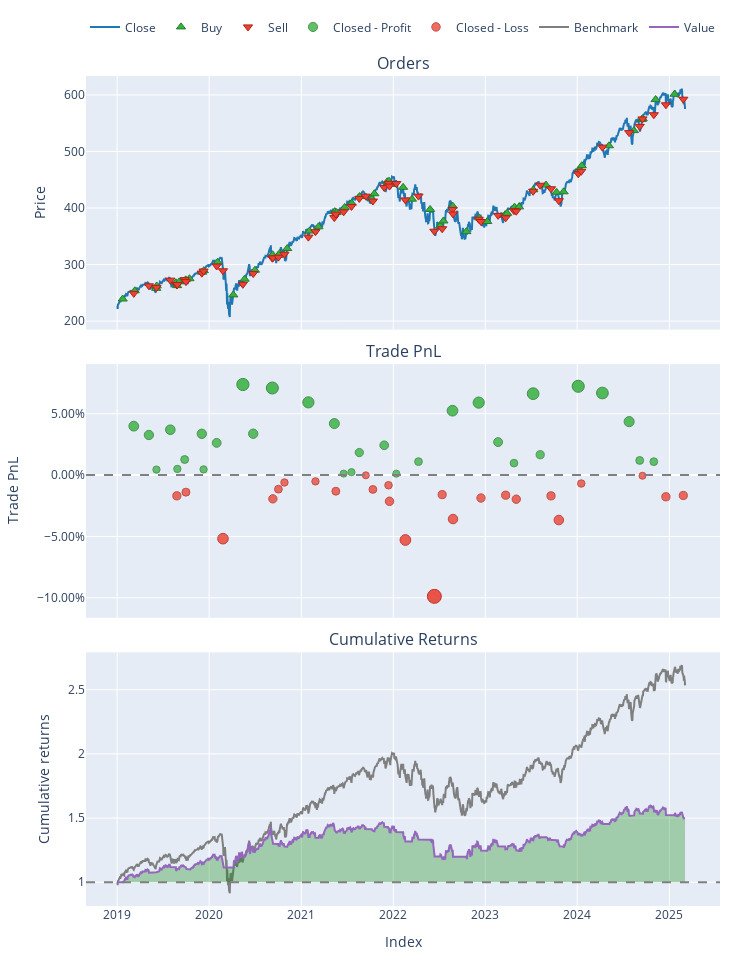

This figure's notebook cell:
### Code cell
import vectorbt as vbt

spy = spy_copy.dropna(subset=['Close_SPY'])
entries = spy_copy['Buy_Signal'].astype(bool)
exits = spy_copy['Sell_Signal'].astype(bool)

price = spy_copy['Close_SPY']
portfolio = vbt.Portfolio.from_signals(
    close=price,
    entries=entries,
    exits=exits,
    init_cash=100_000,
    fees=0.001
)

print(portfolio.stats())
portfolio.plot().show()

### Figure 1 — Plotly figure (JSON) as saved in the notebook; plotly's stock layout.template omitted (floating-point values rounded to 4 significant figures; data arrays with more than 128 entries replaced by an {"elided": "..."} marker saying what was removed)
{"data": [{"legendgroup": "0", "line": {"color": "#1f77b4"}, "name": "Close", "showlegend": true, "type": "scatter", "uid": "7dc81069-3992-4ded-8a7f-17ed569d891c", "x": {"elided": "1551 str values"}, "xaxis": "x", "y": {"elided": "1551 float values"}, "yaxis": "y"}, {"customdata": {"elided": "56x3 float values"}, "hovertemplate": "Order Id: %{customdata[0]}<br>Timestamp: %{x}<br>Price: %{y}<br>Size: %{customdata[1]:.6f}<br>Fees: %{customdata[2]:.6f}", "legendgroup": "1", "marker": {"color": "#37B13F", "line": {"color": "rgb(38,123,44)", "width": 1}, "size": 8, "symbol": "triangle-up"}, "mode": "markers", "name": "Buy", "type": "scatter", "uid": "39a3ec79-af32-431f-9dc4-23d2a95c1620", "x": ["2019-01-23T00:00:00", "2019-03-12T00:00:00", "2019-06-05T00:00:00", "2019-06-07T00:00:00", "2019-08-22T00:00:00", "2019-08-27T00:00:00", "2019-09-04T00:00:00", "2019-09-30T00:00:00", "2019-10-15T00:00:00", "2019-12-04T00:00:00", "2019-12-11T00:00:00", "2020-02-04T00:00:00", "2020-04-06T00:00:00", "2020-05-21T00:00:00", "2020-07-01T00:00:00", "2020-09-09T00:00:00", "2020-10-01T00:00:00", "2020-10-07T00:00:00", "2020-11-06T00:00:00", "2021-02-02T00:00:00", "2021-03-10T00:00:00", "2021-05-14T00:00:00", "2021-05-21T00:00:00", "2021-06-22T00:00:00", "2021-07-20T00:00:00", "2021-08-20T00:00:00", "2021-10-08T00:00:00", "2021-10-18T00:00:00", "2021-12-08T00:00:00", "2021-12-15T00:00:00", "2021-12-21T00:00:00", "2022-02-09T00:00:00", "2022-03-16T00:00:00", "2022-05-27T00:00:00", "2022-07-06T00:00:00", "2022-07-19T00:00:00", "2022-08-25T00:00:00", "2022-10-18T00:00:00", "2022-12-08T00:00:00", "2023-01-09T00:00:00", "2023-03-21T00:00:00", "2023-03-29T00:00:00", "2023-04-27T00:00:00", "2023-05-15T00:00:00", "2023-07-11T00:00:00", "2023-08-30T00:00:00", "2023-10-11T00:00:00", "2023-11-08T00:00:00", "2024-01-08T00:00:00", "2024-01-19T00:00:00", "2024-05-06T00:00:00", "2024-08-13T00:00:00", "2024-09-13T00:00:00", "2024-09-17T00:00:00", "2024-11-07T00:00:00", "2025-01-21T00:00:00"], "xaxis": "x", "y": [239.0, 253.5, 257.8, 262.1, 267.7, 262.7, 269.2, 273.0, 274.9, 286.5, 289.2, 304.2, 246.3, 274.2, 290.0, 317.3, 316.0, 319.5, 328.3, 359.3, 366.8, 393.5, 392.0, 401.0, 408.6, 420.2, 416.3, 425.2, 446.4, 447.5, 441.8, 436.6, 415.6, 397.5, 368.4, 377.1, 403.3, 358.2, 382.5, 376.1, 388.3, 390.6, 401.4, 402.0, 432.3, 440.6, 427.8, 428.7, 467.2, 474.9, 510.1, 537.0, 556.7, 557.8, 591.8, 601.2], "yaxis": "y"}, {"customdata": {"elided": "56x3 float values"}, "hovertemplate": "Order Id: %{customdata[0]}<br>Timestamp: %{x}<br>Price: %{y}<br>Size: %{customdata[1]:.6f}<br>Fees: %{customdata[2]:.6f}", "legendgroup": "2", "marker": {"color": "#EA4335", "line": {"color": "rgb(181,31,18)", "width": 1}, "size": 8, "symbol": "triangle-down"}, "mode": "markers", "name": "Sell", "type": "scatter", "uid": "1df7294c-b282-481b-81f1-7a2ced09bd8f", "x": ["2019-03-08T00:00:00", "2019-05-07T00:00:00", "2019-06-06T00:00:00", "2019-07-31T00:00:00", "2019-08-26T00:00:00", "2019-08-28T00:00:00", "2019-09-26T00:00:00", "2019-10-01T00:00:00", "2019-12-03T00:00:00", "2019-12-10T00:00:00", "2020-01-31T00:00:00", "2020-02-25T00:00:00", "2020-05-14T00:00:00", "2020-06-24T00:00:00", "2020-09-08T00:00:00", "2020-09-10T00:00:00", "2020-10-02T00:00:00", "2020-10-26T00:00:00", "2021-01-29T00:00:00", "2021-02-26T00:00:00", "2021-05-12T00:00:00", "2021-05-18T00:00:00", "2021-06-18T00:00:00", "2021-07-19T00:00:00", "2021-08-19T00:00:00", "2021-09-14T00:00:00", "2021-10-12T00:00:00", "2021-11-26T00:00:00", "2021-12-13T00:00:00", "2021-12-17T00:00:00", "2022-01-13T00:00:00", "2022-02-18T00:00:00", "2022-04-11T00:00:00", "2022-06-13T00:00:00", "2022-07-14T00:00:00", "2022-08-24T00:00:00", "2022-08-26T00:00:00", "2022-12-06T00:00:00", "2022-12-15T00:00:00", "2023-02-21T00:00:00", "2023-03-23T00:00:00", "2023-04-25T00:00:00", "2023-05-04T00:00:00", "2023-07-10T00:00:00", "2023-08-07T00:00:00", "2023-09-19T00:00:00", "2023-10-20T00:00:00", "2024-01-05T00:00:00", "2024-01-17T00:00:00", "2024-04-10T00:00:00", "2024-07-25T00:00:00", "2024-09-05T00:00:00", "2024-09-16T00:00:00", "2024-10-31T00:00:00", "2024-12-18T00:00:00", "2025-02-25T00:00:00"], "xaxis": "x", "y": [249.0, 262.4, 259.5, 272.3, 263.7, 264.5, 273.2, 269.7, 284.7, 288.4, 297.4, 289.0, 265.0, 284.0, 311.2, 311.8, 313.0, 318.2, 348.5, 358.1, 383.0, 389.2, 393.3, 402.8, 416.9, 421.0, 412.3, 436.4, 443.6, 438.8, 443.2, 414.3, 421.1, 358.9, 363.3, 397.6, 389.6, 380.1, 376.1, 387.0, 382.7, 395.3, 394.3, 429.5, 440.3, 434.0, 412.9, 460.6, 464.9, 507.7, 533.4, 544.5, 557.6, 565.0, 582.6, 592.5], "yaxis": "y"}, {"customdata": [[0, 0, 3987.0, 0.03991], [1, 1, 3397.0, 0.0327], [2, 2, 482.3, 0.004496], [3, 3, 3986.0, 0.03699], [5, 5, 553.1, 0.005035], [6, 6, 1404.0, 0.01272], [8, 8, 3712.0, 0.03366], [9, 9, 528.8, 0.00464], [10, 10, 3006.0, 0.02625], [12, 12, 8228.0, 0.07385], [13, 13, 4036.0, 0.03374], [14, 14, 8780.0, 0.071], [18, 18, 7568.0, 0.0593], [20, 20, 5648.0, 0.042], [22, 22, 168.7, 0.00122], [23, 23, 331.1, 0.002392], [24, 24, 2553.0, 0.01839], [27, 27, 3396.0, 0.02432], [30, 30, 162.6, 0.001171], [32, 32, 1448.0, 0.011], [35, 35, 6198.0, 0.0525], [37, 37, 7081.0, 0.0591], [39, 39, 3353.0, 0.02692], [41, 41, 1229.0, 0.009773], [43, 43, 8269.0, 0.06641], [44, 44, 2208.0, 0.01663], [47, 47, 9256.0, 0.07241], [49, 49, 9112.0, 0.06693], [50, 50, 6332.0, 0.0436], [51, 51, 1812.0, 0.01195], [53, 53, 1683.0, 0.01098]], "hovertemplate": "Exit Trade Id: %{customdata[0]}<br>Position Id: %{customdata[1]}<br>Exit Timestamp: %{x}<br>PnL: %{customdata[2]:.6f}<br>Return: %{customdata[3]:.2%}", "legendgroup": "3", "marker": {"color": "#37B13F", "line": {"color": "rgb(38,123,44)", "width": 1}, "opacity": [0.8104, 0.7994, 0.7566, 0.806, 0.7574, 0.7691, 0.8009, 0.7568, 0.7896, 0.862, 0.801, 0.8577, 0.8399, 0.8136, 0.7516, 0.7534, 0.7777, 0.7867, 0.7515, 0.7664, 0.8295, 0.8396, 0.7907, 0.7646, 0.8507, 0.775, 0.8598, 0.8515, 0.816, 0.7679, 0.7664], "size": [9.819, 9.307, 7.307, 9.612, 7.345, 7.89, 9.376, 7.317, 8.85, 12.23, 9.381, 12.02, 11.19, 9.967, 7.074, 7.157, 8.292, 8.712, 7.071, 7.768, 10.71, 11.18, 8.898, 7.681, 11.7, 8.167, 12.12, 11.74, 10.08, 7.835, 7.766], "symbol": "circle"}, "mode": "markers", "name": "Closed - Profit", "type": "scatter", "uid": "000eb058-399b-4430-b92c-45fddacb9c0b", "x": ["2019-03-08T00:00:00", "2019-05-07T00:00:00", "2019-06-06T00:00:00", "2019-07-31T00:00:00", "2019-08-28T00:00:00", "2019-09-26T00:00:00", "2019-12-03T00:00:00", "2019-12-10T00:00:00", "2020-01-31T00:00:00", "2020-05-14T00:00:00", "2020-06-24T00:00:00", "2020-09-08T00:00:00", "2021-01-29T00:00:00", "2021-05-12T00:00:00", "2021-06-18T00:00:00", "2021-07-19T00:00:00", "2021-08-19T00:00:00", "2021-11-26T00:00:00", "2022-01-13T00:00:00", "2022-04-11T00:00:00", "2022-08-24T00:00:00", "2022-12-06T00:00:00", "2023-02-21T00:00:00", "2023-04-25T00:00:00", "2023-07-10T00:00:00", "2023-08-07T00:00:00", "2024-01-05T00:00:00", "2024-04-10T00:00:00", "2024-07-25T00:00:00", "2024-09-05T00:00:00", "2024-10-31T00:00:00"], "xaxis": "x2", "y": [0.03991, 0.0327, 0.004496, 0.03699, 0.005035, 0.01272, 0.03366, 0.00464, 0.02625, 0.07385, 0.03374, 0.071, 0.0593, 0.042, 0.00122, 0.002392, 0.01839, 0.02432, 0.001171, 0.011, 0.0525, 0.0591, 0.02692, 0.009773, 0.06641, 0.01663, 0.07241, 0.06693, 0.0436, 0.01195, 0.01098], "yaxis": "y2"}, {"customdata": [[4, 4, -1888.0, -0.0169], [7, 7, -1552.0, -0.01388], [11, 11, -6089.0, -0.05182], [15, 15, -2562.0, -0.01935], [16, 16, -1492.0, -0.01148], [17, 17, -772.4, -0.006016], [19, 19, -691.5, -0.005116], [21, 21, -1839.0, -0.01313], [25, 25, -24.69, -0.0001747], [26, 26, -1650.0, -0.01167], [28, 28, -1184.0, -0.008277], [29, 29, -3029.0, -0.02135], [31, 31, -7353.0, -0.0529], [33, 33, -13160.0, -0.09885], [34, 34, -1910.0, -0.01592], [36, 36, -4450.0, -0.03581], [38, 38, -2368.0, -0.01867], [40, 40, -2094.0, -0.01637], [42, 42, -2494.0, -0.01963], [45, 45, -2285.0, -0.01693], [46, 46, -4862.0, -0.03664], [48, 48, -940.7, -0.006862], [52, 52, -80.46, -0.0005245], [54, 54, -2735.0, -0.01765], [55, 55, -2527.0, -0.01659]], "hovertemplate": "Exit Trade Id: %{customdata[0]}<br>Position Id: %{customdata[1]}<br>Exit Timestamp: %{x}<br>PnL: %{customdata[2]:.6f}<br>Return: %{customdata[3]:.2%}", "legendgroup": "4", "marker": {"color": "#EA4335", "line": {"color": "rgb(181,31,18)", "width": 1}, "opacity": [0.7754, 0.7708, 0.8285, 0.7791, 0.7672, 0.7589, 0.7575, 0.7697, 0.75, 0.7675, 0.7623, 0.7822, 0.8301, 0.9, 0.7739, 0.8042, 0.7781, 0.7746, 0.7796, 0.7755, 0.8054, 0.7602, 0.7505, 0.7766, 0.775], "size": [8.186, 7.972, 10.66, 8.36, 7.802, 7.414, 7.35, 7.919, 7, 7.816, 7.575, 8.502, 10.74, 14, 8.117, 9.528, 8.312, 8.149, 8.38, 8.188, 9.587, 7.474, 7.025, 8.24, 8.165], "symbol": "circle"}, "mode": "markers", "name": "Closed - Loss", "type": "scatter", "uid": "214a882e-f925-4b95-8810-f6887b80460c", "x": ["2019-08-26T00:00:00", "2019-10-01T00:00:00", "2020-02-25T00:00:00", "2020-09-10T00:00:00", "2020-10-02T00:00:00", "2020-10-26T00:00:00", "2021-02-26T00:00:00", "2021-05-18T00:00:00", "2021-09-14T00:00:00", "2021-10-12T00:00:00", "2021-12-13T00:00:00", "2021-12-17T00:00:00", "2022-02-18T00:00:00", "2022-06-13T00:00:00", "2022-07-14T00:00:00", "2022-08-26T00:00:00", "2022-12-15T00:00:00", "2023-03-23T00:00:00", "2023-05-04T00:00:00", "2023-09-19T00:00:00", "2023-10-20T00:00:00", "2024-01-17T00:00:00", "2024-09-16T00:00:00", "2024-12-18T00:00:00", "2025-02-25T00:00:00"], "xaxis": "x2", "y": [-0.0169, -0.01388, -0.05182, -0.01935, -0.01148, -0.006016, -0.005116, -0.01313, -0.0001747, -0.01167, -0.008277, -0.02135, -0.0529, -0.09885, -0.01592, -0.03581, -0.01867, -0.01637, -0.01963, -0.01693, -0.03664, -0.006862, -0.0005245, -0.01765, -0.01659], "yaxis": "y2"}, {"legendgroup": "5", "line": {"color": "#7f7f7f"}, "name": "Benchmark", "showlegend": true, "type": "scatter", "uid": "7638dc36-d4f9-40ca-9749-f6a912616522", "x": {"elided": "1551 str values"}, "xaxis": "x3", "y": {"elided": "1551 float values"}, "yaxis": "y3"}, {"hoverinfo": "skip", "legendgroup": "6", "line": {"color": "rgba(0, 0, 0, 0)", "width": 0}, "opacity": 0, "showlegend": false, "type": "scatter", "uid": "4d4ba3ab-e6a9-4d61-95ad-124e931dfd35", "x": {"elided": "1551 str values"}, "xaxis": "x3", "y": {"elided": "1551 int values"}, "yaxis": "y3"}, {"connectgaps": false, "fill": "tonexty", "fillcolor": "rgba(0, 128, 0, 0.3)", "hoverinfo": "skip", "legendgroup": "6", "line": {"color": "rgba(0, 0, 0, 0)", "width": 0}, "opacity": 0, "showlegend": false, "type": "scatter", "uid": "194fd230-466c-4dc0-8776-7a328c0826c8", "x": {"elided": "1551 str values"}, "xaxis": "x3", "y": {"elided": "1551 float values"}, "yaxis": "y3"}, {"hoverinfo": "skip", "legendgroup": "6", "line": {"color": "rgba(0, 0, 0, 0)", "width": 0}, "opacity": 0, "showlegend": false, "type": "scatter", "uid": "947d973f-b259-4f1f-a881-36aaf9a6aa45", "x": {"elided": "1551 str values"}, "xaxis": "x3", "y": {"elided": "1551 int values"}, "yaxis": "y3"}, {"connectgaps": false, "fill": "tonexty", "fillcolor": "rgba(255, 0, 0, 0.3)", "hoverinfo": "skip", "legendgroup": "6", "line": {"color": "rgba(0, 0, 0, 0)", "width": 0}, "opacity": 0, "showlegend": false, "type": "scatter", "uid": "786d5e8b-1eeb-43f2-ab15-146230fec698", "x": {"elided": "1551 str values"}, "xaxis": "x3", "y": {"elided": "1551 float values"}, "yaxis": "y3"}, {"legendgroup": "7", "line": {"color": "#9467bd"}, "name": "Value", "showlegend": true, "type": "scatter", "uid": "510a2c3a-d74f-4b93-9835-17de67bf98c9", "x": {"elided": "1551 str values"}, "xaxis": "x3", "y": {"elided": "1551 float values"}, "yaxis": "y3"}, {"hoverinfo": "skip", "legendgroup": "6", "line": {"color": "rgba(0, 0, 0, 0)", "width": 0}, "opacity": 0, "showlegend": false, "type": "scatter", "uid": "ac09aabc-e3a7-4471-a3e0-0b5ee22efdb4", "x": {"elided": "1551 str values"}, "xaxis": "x3", "y": {"elided": "1551 int values"}, "yaxis": "y3"}], "layout": {"annotations": [{"font": {"size": 16}, "showarrow": false, "text": "Orders", "x": 0.5, "xanchor": "center", "xref": "paper", "y": 1, "yanchor": "bottom", "yref": "paper"}, {"font": {"size": 16}, "showarrow": false, "text": "Trade PnL", "x": 0.5, "xanchor": "center", "xref": "paper", "y": 0.6528, "yanchor": "bottom", "yref": "paper"}, {"font": {"size": 16}, "showarrow": false, "text": "Cumulative Returns", "x": 0.5, "xanchor": "center", "xref": "paper", "y": 0.3056, "yanchor": "bottom", "yref": "paper"}], "height": 960, "legend": {"orientation": "h", "traceorder": "normal", "x": 1, "xanchor": "right", "y": 1.042, "yanchor": "bottom"}, "margin": {"b": 30, "l": 30, "r": 30, "t": 30}, "shapes": [{"line": {"color": "gray", "dash": "dash"}, "type": "line", "x0": 0, "x1": 1, "xref": "paper", "y0": 0, "y1": 0, "yref": "y2"}, {"line": {"color": "gray", "dash": "dash"}, "type": "line", "x0": 0, "x1": 1, "xref": "paper", "y0": 1, "y1": 1, "yref": "y3"}], "showlegend": true, "width": 750, "xaxis": {"anchor": "y", "domain": [0, 1], "matches": "x3", "showticklabels": false}, "xaxis2": {"anchor": "y2", "domain": [0, 1], "matches": "x3", "showticklabels": false}, "xaxis3": {"anchor": "y3", "domain": [0, 1], "title": {"text": "Index"}}, "yaxis": {"anchor": "x", "domain": [0.6944, 1], "title": {"text": "Price"}}, "yaxis2": {"anchor": "x2", "domain": [0.3472, 0.6528], "tickformat": ".2%", "title": {"text": "Trade PnL"}}, "yaxis3": {"anchor": "x3", "domain": [0, 0.3056], "title": {"text": "Cumulative returns"}}}}
